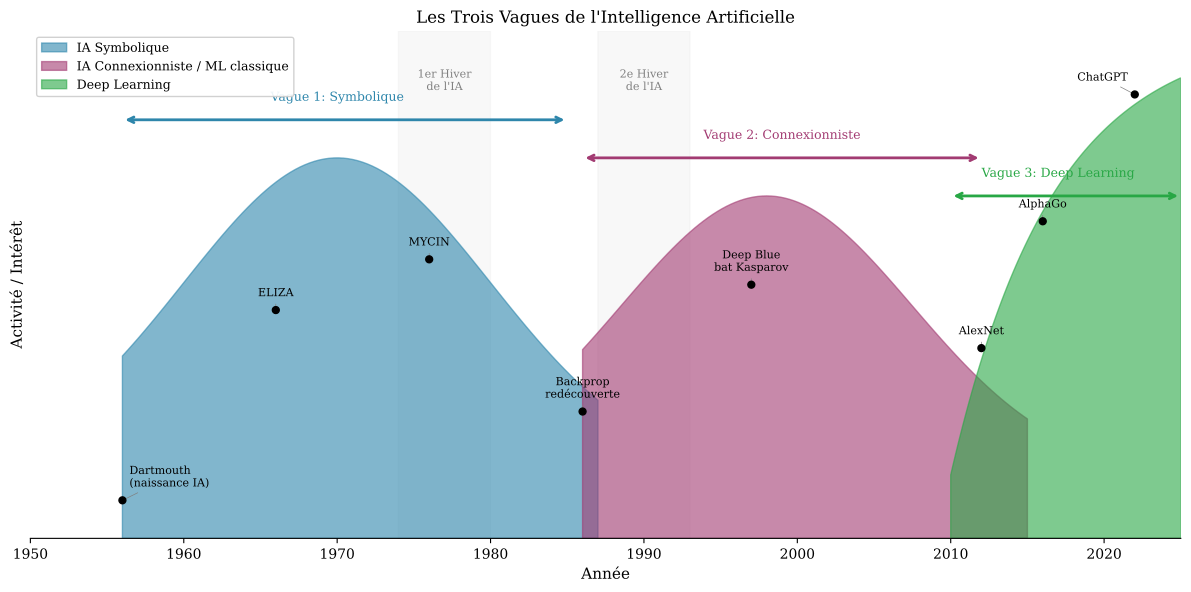

The script that saved this image:
#!/usr/bin/env python3
"""
Figure 01: Timeline des trois vagues de l'Intelligence Artificielle
Chapitre: S01 - Qu'est-ce que l'IA ?
"""

import matplotlib.pyplot as plt
import matplotlib.patches as mpatches
import numpy as np

# Configuration globale
plt.rcParams.update({
    'font.size': 10,
    'font.family': 'serif',
    'axes.labelsize': 11,
    'axes.titlesize': 12,
    'legend.fontsize': 9,
    'figure.figsize': (12, 6),
    'figure.dpi': 150,
    'savefig.dpi': 300,
    'savefig.bbox': 'tight'
})

# Couleurs
COLORS = {
    'wave1': '#2E86AB',      # Bleu - IA symbolique
    'wave2': '#A23B72',      # Rose - Connexionniste
    'wave3': '#28A745',      # Vert - Deep Learning
    'winter': '#E8E8E8',     # Gris clair - Hivers
    'dark': '#343A40',
}

def create_figure():
    fig, ax = plt.subplots()
    
    # Axe temporel
    years = np.arange(1950, 2030, 10)
    ax.set_xlim(1950, 2025)
    ax.set_ylim(0, 4)
    
    # Les trois vagues (hauteurs différentes pour montrer l'intensité)
    # Vague 1 : IA Symbolique (1956-1980)
    wave1_x = np.linspace(1956, 1987, 100)
    wave1_y = 2.5 * np.exp(-((wave1_x - 1970)**2) / 200) + 0.5
    ax.fill_between(wave1_x, 0, wave1_y, alpha=0.6, color=COLORS['wave1'], label='IA Symbolique')
    
    # Vague 2 : IA Connexionniste (1986-2012)
    wave2_x = np.linspace(1986, 2015, 100)
    wave2_y = 2.2 * np.exp(-((wave2_x - 1998)**2) / 180) + 0.5
    ax.fill_between(wave2_x, 0, wave2_y, alpha=0.6, color=COLORS['wave2'], label='IA Connexionniste / ML classique')
    
    # Vague 3 : Deep Learning (2010-présent)
    wave3_x = np.linspace(2010, 2025, 100)
    wave3_y = 3.5 * (1 - np.exp(-0.15*(wave3_x - 2010))) + 0.5
    ax.fill_between(wave3_x, 0, wave3_y, alpha=0.6, color=COLORS['wave3'], label='Deep Learning')
    
    # Hivers de l'IA (zones grisées)
    ax.axvspan(1974, 1980, alpha=0.3, color=COLORS['winter'], zorder=0)
    ax.axvspan(1987, 1993, alpha=0.3, color=COLORS['winter'], zorder=0)
    
    # Labels pour les hivers
    ax.text(1977, 3.7, "1er Hiver\nde l'IA", ha='center', va='top', fontsize=8, color='gray')
    ax.text(1990, 3.7, "2e Hiver\nde l'IA", ha='center', va='top', fontsize=8, color='gray')
    
    # Événements clés
    events = [
        (1956, 0.3, "Dartmouth\n(naissance IA)", 'left'),
        (1966, 1.8, "ELIZA", 'center'),
        (1976, 2.2, "MYCIN", 'center'),
        (1986, 1.0, "Backprop\nredécouverte", 'center'),
        (1997, 2.0, "Deep Blue\nbat Kasparov", 'center'),
        (2012, 1.5, "AlexNet", 'center'),
        (2016, 2.5, "AlphaGo", 'center'),
        (2022, 3.5, "ChatGPT", 'right'),
    ]
    
    for year, y, label, ha in events:
        ax.plot(year, y, 'ko', markersize=5, zorder=5)
        offset = 5 if ha == 'left' else (-5 if ha == 'right' else 0)
        ax.annotate(label, (year, y), textcoords="offset points", 
                   xytext=(offset, 10), ha=ha, fontsize=8, 
                   arrowprops=dict(arrowstyle='-', color='gray', lw=0.5))
    
    # Configuration des axes
    ax.set_xlabel('Année')
    ax.set_ylabel('Activité / Intérêt')
    ax.set_title('Les Trois Vagues de l\'Intelligence Artificielle')
    
    ax.set_xticks([1950, 1960, 1970, 1980, 1990, 2000, 2010, 2020])
    ax.set_yticks([])
    
    ax.spines['top'].set_visible(False)
    ax.spines['right'].set_visible(False)
    ax.spines['left'].set_visible(False)
    
    ax.legend(loc='upper left', framealpha=0.9)
    
    # Annotations pour les périodes
    ax.annotate('', xy=(1956, 3.3), xytext=(1985, 3.3),
                arrowprops=dict(arrowstyle='<->', color=COLORS['wave1'], lw=2))
    ax.text(1970, 3.45, 'Vague 1: Symbolique', ha='center', fontsize=9, color=COLORS['wave1'])
    
    ax.annotate('', xy=(1986, 3.0), xytext=(2012, 3.0),
                arrowprops=dict(arrowstyle='<->', color=COLORS['wave2'], lw=2))
    ax.text(1999, 3.15, 'Vague 2: Connexionniste', ha='center', fontsize=9, color=COLORS['wave2'])
    
    ax.annotate('', xy=(2010, 2.7), xytext=(2025, 2.7),
                arrowprops=dict(arrowstyle='<->', color=COLORS['wave3'], lw=2))
    ax.text(2017, 2.85, 'Vague 3: Deep Learning', ha='center', fontsize=9, color=COLORS['wave3'])
    
    plt.tight_layout()
    return fig

if __name__ == '__main__':
    fig = create_figure()
    fig.savefig('fig_01_ai_timeline.pdf')
    fig.savefig('fig_01_ai_timeline.png')
    plt.close()
    print("Figure 01 générée: fig_01_ai_timeline.pdf")
